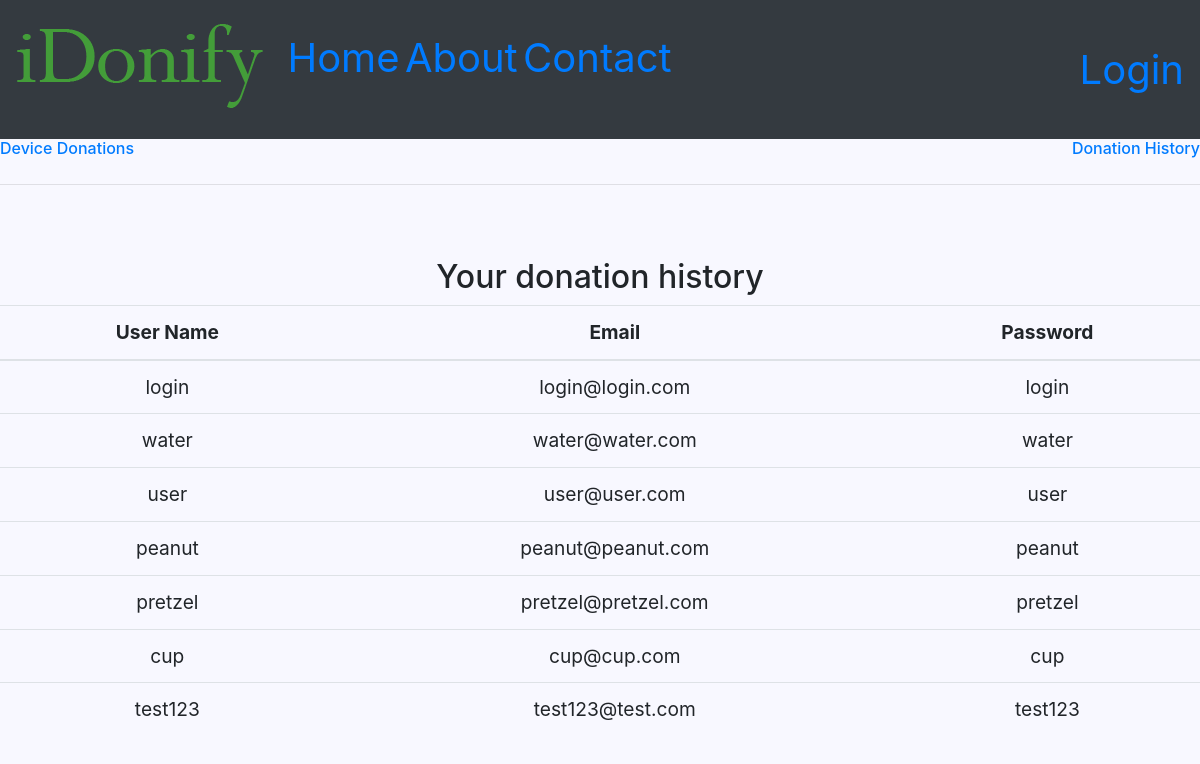
The page /user_list.php (signed in) on the database its author committed.
### tables this page shows
CREATE TABLE IF NOT EXISTS `user` (
  `id` int(11) NOT NULL AUTO_INCREMENT,
  `username` varchar(100) NOT NULL,
  `email` varchar(100) NOT NULL,
  `psw` varchar(100) NOT NULL,
  `password` varchar(100) NOT NULL,
  `user_type` varchar(20) NOT NULL,
  PRIMARY KEY (`id`)
);

### user_list.php (the view, shortened to what this page needs)
<?php
	require "header.php";
?>
<!DOCTYPE html>
<html>
<head>
	<link rel="stylesheet" type="text/css" href="style.css">
</head>
<body>
	<div class="head">
		<div style="float: left;"><h6 ><a href="donations.php" style="text-decoration: none;">Device Donations</h6></a></div>
		<div style="float: right;"><a href="donation_list.php" style="text-decoration: none;"><h6>Donation History</h6></a></div>
	</div>
<div class="body">
<br/>
	<hr/>
	<br/><br/>
	<h2 align="center">Your donation history</h2>
	      <table class="table text-center">
            <thead>
                <tr>
                    <th>User Name</th>
                    <th>Email</th>
                    <th>Password</th>
                </tr>
            </thead>
            <tbody>
            	<?php
include "db_config.php";
$sql1 =  "SELECT * FROM user";
    $result = $con->query($sql1);
    while($row=$result->fetch_assoc()){
	 ?>
                <tr>
                    <td><?php echo $row['username']; ?></td>
                    <td><?php echo $row['email']; ?></td>
                    <td><?php echo $row['psw']; }?></td>
                </tr>
            </tbody>
        </table>
</div>
</body>
</html>

### header.php (shortened to what this page needs)
<!DOCTYPE html>
<html>
	<head>
		<link rel="stylesheet" href="https://maxcdn.bootstrapcdn.com/bootstrap/4.0.0/css/bootstrap.min.css"
>
		<link rel="stylesheet" href="assets/css/style.css">
	</head>
	<body>
		<header>
				<div>
					<nav class="navbar navbar-dark bg-dark">
						<ul>
							<a class="navbar-brand" href="index.php">
								<img src="assets/images/logo.png" alt="logo">
							</a>
							<li><a href="index.php">Home</a></li>
							<li><a href="about.php">About</a></li>
							<li><a href="contact.php">Contact</a></li>
						</ul>
						<li><a href="login">Login</a></li>
					</nav>
				</div>
		</header>

### assets/css/style.css (style rules this page uses)
.navbar li { list-style-type: none; display: inline-block; }
.navbar a { font-size: 40px; }

### style.css (style rules this page uses)
* { margin: 0px; padding: 0px; }
body { font-size: 120%; background: #F8F8FF; }
li { list-style-type: none; }

### rows shown on the page
user: username "login", email "login@login.com", psw "login"
user: username "water", email "water@water.com", psw "water"
user: username "user", email "user@user.com", psw "user"
user: username "peanut", email "peanut@peanut.com", psw "peanut"
user: username "pretzel", email "pretzel@pretzel.com", psw "pretzel"
user: username "cup", email "cup@cup.com", psw "cup"
user: username "test123", email "test123@test.com", psw "test123"
